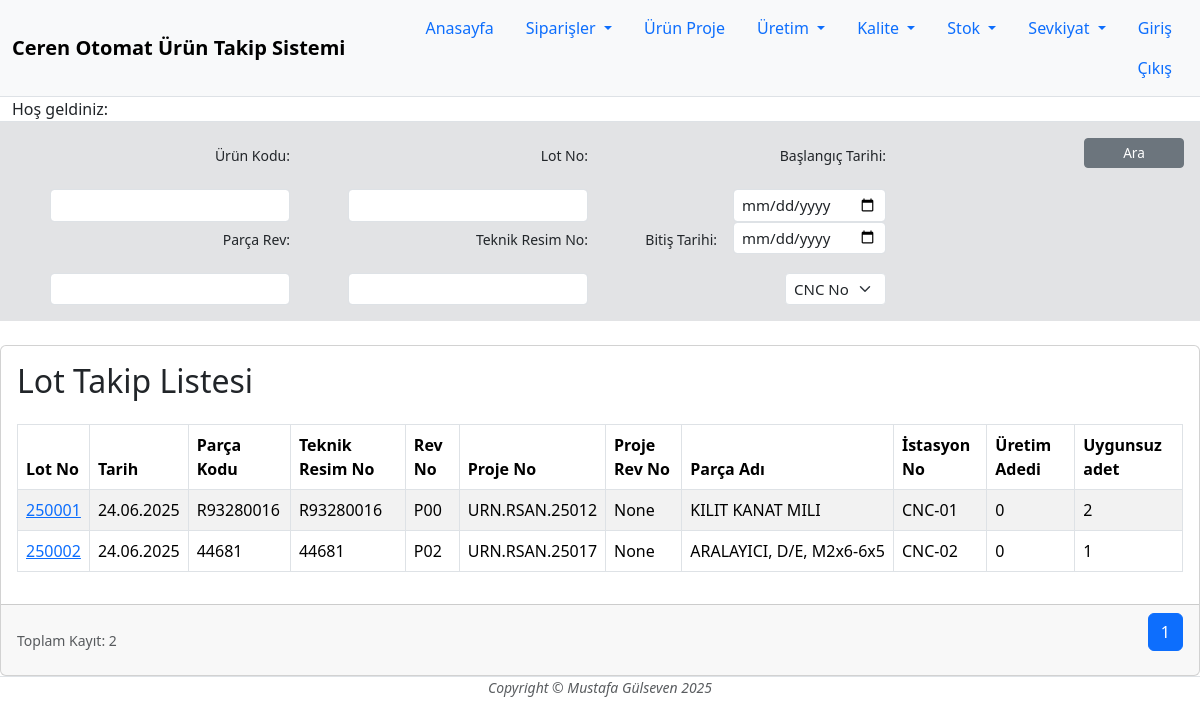
/lot-takip, run on the app's committed database.
### main.py (models this page shows)
class Lot(db.Model):
    __tablename__ = "lot"
    id: Mapped[int] = mapped_column(Integer, primary_key=True)
    lot_no: Mapped[str] = mapped_column(String(10), unique=True, nullable=False)
    proje_id: Mapped[int] = mapped_column(Integer, ForeignKey('proje.id'))
    proje = relationship("Proje", back_populates="lot")
    opr_id: Mapped[int] = mapped_column(Integer, ForeignKey('operasyon.id'))
    opr_name = relationship('Operasyon')
    ad: Mapped[int] = mapped_column(Integer, unique=False, nullable=False)
    plan_id: Mapped[int] = mapped_column(Integer, ForeignKey('plan.id'))
    plan = relationship('Plan')
    sure: Mapped[int] = mapped_column(Integer, unique=False, nullable=True)
    fire_ad: Mapped[int] = mapped_column(Integer, unique=False, nullable=True)
    malz_id: Mapped[int] = mapped_column(Integer, unique=False,nullable=True)
    lot_stat: Mapped[str] = mapped_column(String(100), unique=False, nullable=True)
    tarih: Mapped[datetime] = mapped_column(DateTime, default=datetime.utcnow)
    malz = relationship("Malztransc", back_populates="lot")
    sevk = relationship("Sevkiyat", back_populates="lot")
    operator_id: Mapped[int] = mapped_column(Integer, ForeignKey('personel.id'), nullable=True)
    operator = relationship("Personel", back_populates="oprtr")

class Proje(db.Model):
    __tablename__ = "proje"
    id: Mapped[int] = mapped_column(Integer, primary_key=True)
    urn_no: Mapped[str] = mapped_column(String(100), unique=False, nullable=False)
    tkr_no: Mapped[str] = mapped_column(String(100), unique=False, nullable=False)
    tkr_rev_no: Mapped[str] = mapped_column(String(10), unique=False, nullable=False)
    urn_adi: Mapped[str] = mapped_column(String(250), unique=False, nullable=False)
    prj_no: Mapped[str] = mapped_column(String(250), unique=True, nullable=True)
    prj_rev = relationship('Projerevtakip', back_populates="prj")
    kal_class: Mapped[str] = mapped_column(String(50), unique=False, nullable=True)
    cap: Mapped[float]=mapped_column(Float,unique=False,nullable=True)
    boy: Mapped[float] = mapped_column(Float, unique=False, nullable=True)
    project=relationship("Satir", back_populates="urn")
    malz_id: Mapped[int] = mapped_column(Integer, ForeignKey('malzeme.id'), nullable=True)
    malz = relationship('Malzeme')
    lot = relationship('Lot', back_populates="proje")
    cihaz = relationship('Projecihaz', back_populates="proje")
    prog: Mapped[str] = mapped_column(String(250), unique=False, nullable=True)
    stat: Mapped[str] = mapped_column(String(250), default="Açık",unique=False, nullable=True)
    opr = relationship('Projeopr', back_populates="proje")
    malz_sah: Mapped[str] = mapped_column(String(250), unique=False, nullable=True)
    proj_rev_no: Mapped[int] = mapped_column(Integer, default=0,  nullable=True)
    teklif_sure: Mapped[int] = mapped_column(Integer, nullable=True)
    yay_tarh: Mapped[date] = mapped_column(Date, default=date.today(), nullable=True)
    rev_tarh: Mapped[date] = mapped_column(Date, default=date.today(), nullable=True)

class Cnc(db.Model):
    __tablename__ = "cnc"
    id: Mapped[int] = mapped_column(Integer, primary_key=True)
    marka: Mapped[str] = mapped_column(String(100), unique=False, nullable=False)
    model: Mapped[str] = mapped_column(String(100), unique=False, nullable=False)
    cnc_no: Mapped[str] = mapped_column(String(100), unique=True, nullable=False)
    maks_cap: Mapped[int] = mapped_column(Integer, unique=False, nullable=False)

### main.py (the view)
@app.route("/lot-takip", methods=["GET","POST"])
def lot_ekrani():
    cncler = db.session.query(Cnc).all()
    query = db.session.query(Lot)
    lot_filtre = request.args.get('lot_no', '')
    urnno_filtre = request.args.get('parca_no', '')
    rsmno_filtre = request.args.get('resim_no', '')
    revno_filtre = request.args.get('parca_rev', '')
    btrh = request.args.get('b_tarih', '')
    if btrh:
        try:
            btrh_filtre = datetime.strptime(btrh, '%Y-%m-%d')
        except ValueError:
            btrh_filtre = None
    else:
        btrh_filtre = None
    strh = request.args.get('s_tarih', '')
    if strh:
        try:
            strh_filtre = datetime.strptime(strh, '%Y-%m-%d')
        except ValueError:
            strh_filtre = None
    else:
        strh_filtre = None
    cnc_filtre = request.args.get('cnc_no', '')
    if lot_filtre:
        query = query.filter(Lot.lot_no.ilike(f"%{lot_filtre}%"))
    if urnno_filtre:
        query = query.filter(Lot.proje.has(Proje.urn_no.ilike(f"%{urnno_filtre}%")))
    if rsmno_filtre:
        query = query.filter(Lot.proje.has(Proje.tkr_no.ilike(f"%{rsmno_filtre}%")))
    if revno_filtre:
        query = query.filter(Lot.proje.has(Proje.tkr_rev_no.ilike(f"%{revno_filtre}%")))
    if cnc_filtre != '':
        query = query.filter(Lot.plan.has(Plan.cnc_id == cnc_filtre))
    if btrh_filtre and strh_filtre:
        query = query.filter(Lot.tarih.between(btrh_filtre, strh_filtre))
    page = request.args.get("page", 1, type=int)
    per_page = 50
    toplam_kayit = query.count()
    lotlar = query.offset((page - 1) * per_page).limit(per_page).all()
    total_pages = ceil(toplam_kayit / per_page)
    page_to_render = []
    if page > 1:
        if page == total_pages:
            for p in range(1, page - 1):
                if p == 1:
                    page_to_render.append(p)
                else:
                    page_to_render.append('p')
                    page_to_render.append(page - 1)
                    page_to_render.append(page)
                    break
        else:
            for p in range(1, page - 1):
                if p == 1:
                    page_to_render.append(p)
                else:
                    page_to_render.append('p')
                    break
            for p in range(page - 1, page + 2):
                page_to_render.append(p)
            for p in range(page + 2, total_pages + 1):
                if p == total_pages:
                    page_to_render.append(p)
                else:
                    page_to_render.append('p')
                    page_to_render.append(total_pages)
                    break
    else:
        for p in range(1, total_pages + 1):
            if p == 1 or p <= 3:
                page_to_render.append(p)
            else:
                page_to_render.append('p')
                page_to_render.append(total_pages)
                break
    return render_template("lot-ekrani.html", logged_in=current_user.is_authenticated, user=current_user, cnc=cncler, lot=lotlar, page=page, total_pages=total_pages, toplam_kayit=toplam_kayit, page_to_render=page_to_render)

### templates/lot-ekrani.html (shortened to what this page needs)
{% from "bootstrap5/form.html" import render_form %}{% include "header.html" %}
<div class="container-fluid p-3 bg-secondary-subtle">
    <form action="{{ url_for('lot_ekrani') }}" method="get">
        <div class="row" id="dataAdd3">
            <div class="col-md-3">
                <div class="row g-3 justify-content-end ">
                    <div class="col-auto ">
                        <label for="parca-no1" class="col-form-label filtre" >Ürün Kodu:</label>
                    </div>
                    <div class="col-auto">
                        <input type="text" id="parca-no1" class="form-control form-control-sm filtre-form" value="{{request.args.get('parca_no','')}}" name="parca_no">
                    </div>
                </div>
                <div class="row g-3 justify-content-end">
                    <div class="col-auto ">
                        <label for="parca-rev1" class="col-form-label filtre" >Parça Rev:</label>
                    </div>
                    <div class="col-auto">
                        <input type="text" id="parca-rev1" class="form-control form-control-sm filtre-form" value="{{request.args.get('parca_rev','')}}" name="parca_rev">
                    </div>
                </div>
            </div>
            <div class="col-md-3">
                <div class="row g-3 justify-content-end ">
                    <div class="col-auto ">
                        <label for="proje-no1" class="col-form-label filtre" >Lot No:</label>
                    </div>
                    <div class="col-auto">
                        <input type="text" id="proje-no1" class="form-control form-control-sm filtre-form" value="{{request.args.get('lot_no','')}}" name="lot_no">
                    </div>
                </div>
                <div class="row g-3 justify-content-end">
                    <div class="col-auto ">
                        <label for="teknik-no1" class="col-form-label filtre" >Teknik Resim No:</label>
                    </div>
                    <div class="col-auto">
                        <input type="text" id="teknik-no1" class="form-control form-control-sm filtre-form" value="{{request.args.get('resim_no','')}}" name="resim_no">
                    </div>
                </div>
            </div>
            <div class="col-md-3">
                <div class="row g-3 justify-content-end " >
                    <div class="col-auto">
                        <div class="row g-3 justify-content-end ">
                            <div class="col-auto ">
                                <label for="b-tarih1" class="col-form-label filtre" >Başlangıç Tarihi:</label>
                            </div>
                            <div class="col-auto">
                                <input type="date" id="b-tarih1" class="form-control form-control-sm filtre-form" value="{{request.args.get('b_tarih','')}}" name="b_tarih">
                            </div>
                        </div>
                        <div class="row g-3 justify-content-end ">
                            <div class="col-auto ">
                                <label for="s-tarih1" class="col-form-label filtre" >Bitiş Tarihi:</label>
                            </div>
                            <div class="col-auto">
                                <input type="date" id="s-tarih1" class="form-control form-control-sm filtre-form" value="{{request.args.get('s_tarih','')}}" name="s_tarih">
                            </div>
                        </div>
                    </div>
                    <div class="col-auto ">
                        <select class="form-select form-select-sm filtre-form" aria-label="Small select example"  name="cnc_no">
                            <option value="" {% if request.args.get('statu') == '' %}selected{% endif %}>CNC No</option>
                        </select>
                    </div>
                </div>
            </div>
            <div class="col-md-3">
                <div class="row g-3 justify-content-end">
                    <div class="col-auto">
                        <button type="submit" class="btn btn-secondary btn-sm ara" style="--bs-btn-padding-y: .25rem; --bs-btn-padding-x: .5rem; --bs-btn-font-size: .85rem;">Ara</button>
                    </div>
                </div>
            </div>
        </div>
    </form>
</div>
<div class="card mt-4 shadow-sm5">
    <div class="card-body p-3">
        <h2 class="mb-4">Lot Takip Listesi</h2>
        <div class="table-responsive">
            <table class="table table-bordered table-hover table-mrp table-striped align-middle">
                <thead>
                    <tr>
                        <th>Lot No</th>
                        <th>Tarih</th>
                        <th>Parça Kodu</th>
                        <th>Teknik Resim No</th>
                        <th>Rev No</th>
                        <th>Proje No</th>
                        <th>Proje Rev No</th>
                        <th>Parça Adı</th>
                        <th>İstasyon No</th>
                        <th>Üretim Adedi</th>
                        <th>Uygunsuz adet</th>
                    </tr>
                </thead>
                <tbody>
                    {% for l in lot %}
                    <tr>
                        <td><a href="#">{{ l.lot_no }}</a></td>
                        <td>{{ l.tarih.strftime("%d.%m.%Y") }}</td>
                        <td>{{ l.proje.urn_no }}</td>
                        <td>{{ l.proje.tkr_no }}</td>
                        <td>{{ l.proje.tkr_rev_no }}</td>
                        <td>{{ l.proje.prj_no }}</td>
                        <td>{{ l.proje.proj_rev_no }}</td>
                        <td>{{ l.proje.urn_adi }}</td>
                        <td>{{ l.plan.cnc.cnc_no }}</td>
                        <td>{{ l.ad }}</td>
                        <td>{{ l.fire_ad }}</td>
                    </tr>
                    {% endfor %}
                </tbody>
            </table>
        </div>
    </div>
    <div class="card-footer d-flex justify-content-between align-items-center px-3 py-2">
        <small class="text-muted">Toplam Kayıt: {{ toplam_kayit }}</small>
        <nav>
        <ul class="pagination">
            {% for p in page_to_render %}
                {% if p == 'p' %}
                    <li class="page-item disabled"><span class="page-link">...</span></li>
                {% else %}
                    <li class="page-item {% if p == page %}active{% endif %}">
                        <a class="page-link" href="{{ url_for('lot_ekrani', page=p, parca_no=request.args.get('parca_no',''), resim_no=request.args.get('resim_no',''), parca_rev=request.args.get('parca_rev',''), lot_no=request.args.get('lot_no',''), b_tarih=request.args.get('b_tarih',''), s_tarih=request.args.get('s_tarih',''), statu=request.args.get('cnc_no','')) }}">{{ p }}</a>
                    </li>
                {% endif %}
            {% endfor %}
        </ul>
    </nav>
    </div>
</div>
{% include "footer.html" %}

### static/css/styles.css (style rules this page uses)
.filtre { background-color: rgba(17, 56, 23, 0.08,0.9); font-size: 14px; }
.ara { width: 100px; }
.filtre-form { font-size: 15px; }
th, td { padding: 10px; text-align: left; }
.pagination { justify-content: center; }
.table-mrp tbody tr { height: 25px; }
.table-mrp td { overflow: hidden; white-space: nowrap; text-overflow: ellipsis; }

### data on the page
Lot: lot_no "250001", tarih "24.06.2025", proje.urn_no "R93280016", proje.tkr_no "R93280016", proje.tkr_rev_no "P00", proje.prj_no "URN.RSAN.25012", proje.proj_rev_no "None", proje.urn_adi "KILIT KANAT MILI", plan.cnc.cnc_no "CNC-01", ad "0", fire_ad "2"
Lot: lot_no "250002", tarih "24.06.2025", proje.urn_no "44681", proje.tkr_no "44681", proje.tkr_rev_no "P02", proje.prj_no "URN.RSAN.25017", proje.proj_rev_no "None", proje.urn_adi "ARALAYICI, D/E, M2x6-6x5", plan.cnc.cnc_no "CNC-02", ad "0", fire_ad "1"

### other printed values
{{ toplam_kayit }} "2"
{{ p }} "1"
